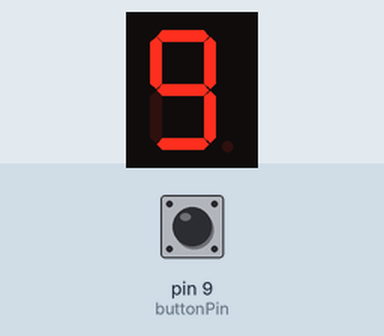
Recording of a sketch running on a simulated Arduino Uno, built with avr-gcc and run on an emulated ATmega328P. Parts: 1-digit seven-segment display. Wiring (inferred from the names in the program): 1-digit 7-segment display, segments lit when LOW: segments pin 2, pin 3, pin 4, pin 5, pin 6, pin 7, pin 8. The test bench sets the inputs (shaded band); at power-on: pin 9 (buttonPin) HIGH. The segment pins are drawn as the display they are named for.

Above: at 1.2 s.
1.3 s: pin 9 (buttonPin) pulled LOW for 3.2 s
At 5.4 s:
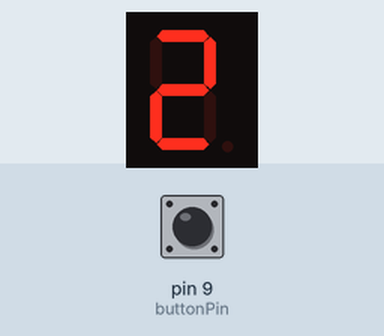
6.0 s: pin 9 (buttonPin) pulled LOW for 0.15 s
At 7.7 s:
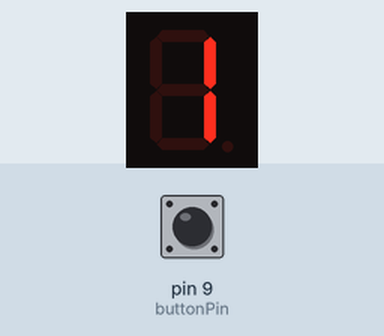
8.0 s: pin 9 (buttonPin) pulled LOW for 1 s
At 8.9 s:
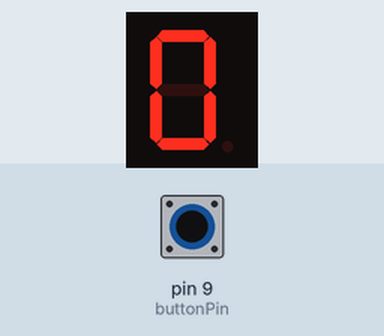
Timing chart, 0 to 11.0 s (numbered marks = the images above; inputs shaded):
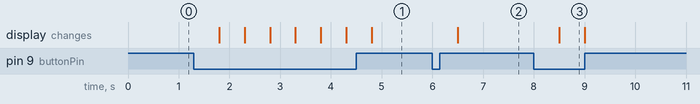

Measured:
- after the input at 1.3 s, the display: first changes after 0.50 s (image 1 shows a later state)
- after the input at 6.0 s, the display: changes after 0.50 s (image 2)
- after the input at 8.0 s, the display: changes after 0.50 s (image 3)

The sketch:

SevenSegment-DownCounter-WithCommonAnode.ino
```cpp
// MAFTUH SIROJ HAMDANI
// 2412050
#define A 2
#define B 3
#define C 4
#define D 5
#define E 6
#define F 7
#define G 8
const int buttonPin = 9;
int pinOut[7] = {A, B, C, D, E, F, G};
int nilai = 9;
int konversi[10][7] = {
 {1,1,1,1,1,1,0}, // 0
 {0,1,1,0,0,0,0}, // 1
 {1,1,0,1,1,0,1}, // 2
 {1,1,1,1,0,0,1}, // 3
 {0,1,1,0,0,1,1}, // 4
 {1,0,1,1,0,1,1}, // 5
 {1,0,1,1,1,1,1}, // 6
 {1,1,1,0,0,0,0}, // 7
 {1,1,1,1,1,1,1}, // 8
 {1,1,1,1,0,1,1} // 9
};
void bacaKonversi(byte digital) {
 for (int segCount = 0; segCount < 7; segCount++) {
 digitalWrite(pinOut[segCount], !konversi[digital][segCount]);
 }
  }
void setup() {
 for (int i = 0; i < 7; i++) {
 pinMode(pinOut[i], OUTPUT);
 }
 Serial.begin(9600);
 pinMode(buttonPin, INPUT_PULLUP);
}
void loop() {
  int buttonState = digitalRead(buttonPin);

  if (buttonState == LOW) {
    nilai--;
    delay(500);
  }

  if (nilai < 0) {
    nilai = 9;
  }

  bacaKonversi(nilai);
}
```
